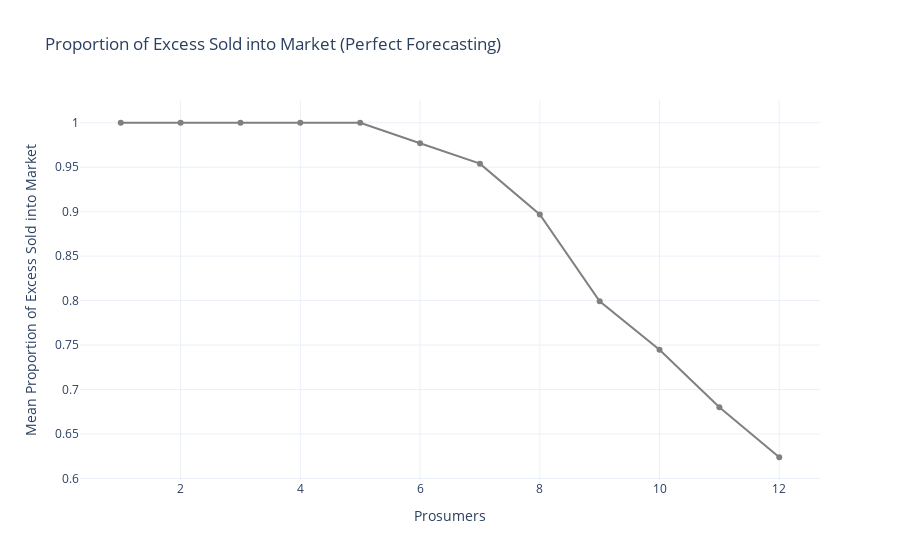

Write notebook code for a chart like this one.
### Code cell
import pandas as pd
import plotly.express as px



# Filter the DataFrame based on the given condition
filtered_df = df[(df['exchange_type'] == 'bilateral') & (df['perfect_forecasting'] == True)]

# Group by prosumers, then calculate mean values
grouped_df = filtered_df.groupby('prosumers')['Proportion of Excess Sold into Market'].mean().reset_index()

# Create the line plot using Plotly
fig = px.line(grouped_df, 
              x='prosumers', 
              y='Proportion of Excess Sold into Market',
              labels={'prosumers': 'Prosumers', 'Proportion of Excess Sold into Market': 'Mean Proportion of Excess Sold into Market'},
              title='Proportion of Excess Sold into Market (Perfect Forecasting)')

# Update the trace to use a grey color and include points
fig.update_traces(line=dict(color='grey'), mode='lines+markers')

# Update layout for better readability
fig.update_layout(template='plotly_white')

# Show the plot
fig.show()

### Figure 1 — Plotly figure (JSON) as saved in the notebook; plotly's stock layout.template omitted (floating-point values rounded to 4 significant figures)
{"data": [{"hovertemplate": "Prosumers=%{x}<br>Mean Proportion of Excess Sold into Market=%{y}<extra></extra>", "legendgroup": "", "line": {"color": "grey", "dash": "solid"}, "marker": {"symbol": "circle"}, "mode": "lines+markers", "name": "", "orientation": "v", "showlegend": false, "type": "scatter", "x": [1, 2, 3, 4, 5, 6, 7, 8, 9, 10, 11, 12], "xaxis": "x", "y": [1.0, 1.0, 1.0, 1.0, 1.0, 0.9769, 0.954, 0.8969, 0.7991, 0.7447, 0.68, 0.6238], "yaxis": "y"}], "layout": {"legend": {"tracegroupgap": 0}, "title": {"text": "Proportion of Excess Sold into Market (Perfect Forecasting)"}, "xaxis": {"anchor": "y", "domain": [0, 1], "title": {"text": "Prosumers"}}, "yaxis": {"anchor": "x", "domain": [0, 1], "title": {"text": "Mean Proportion of Excess Sold into Market"}}}}
